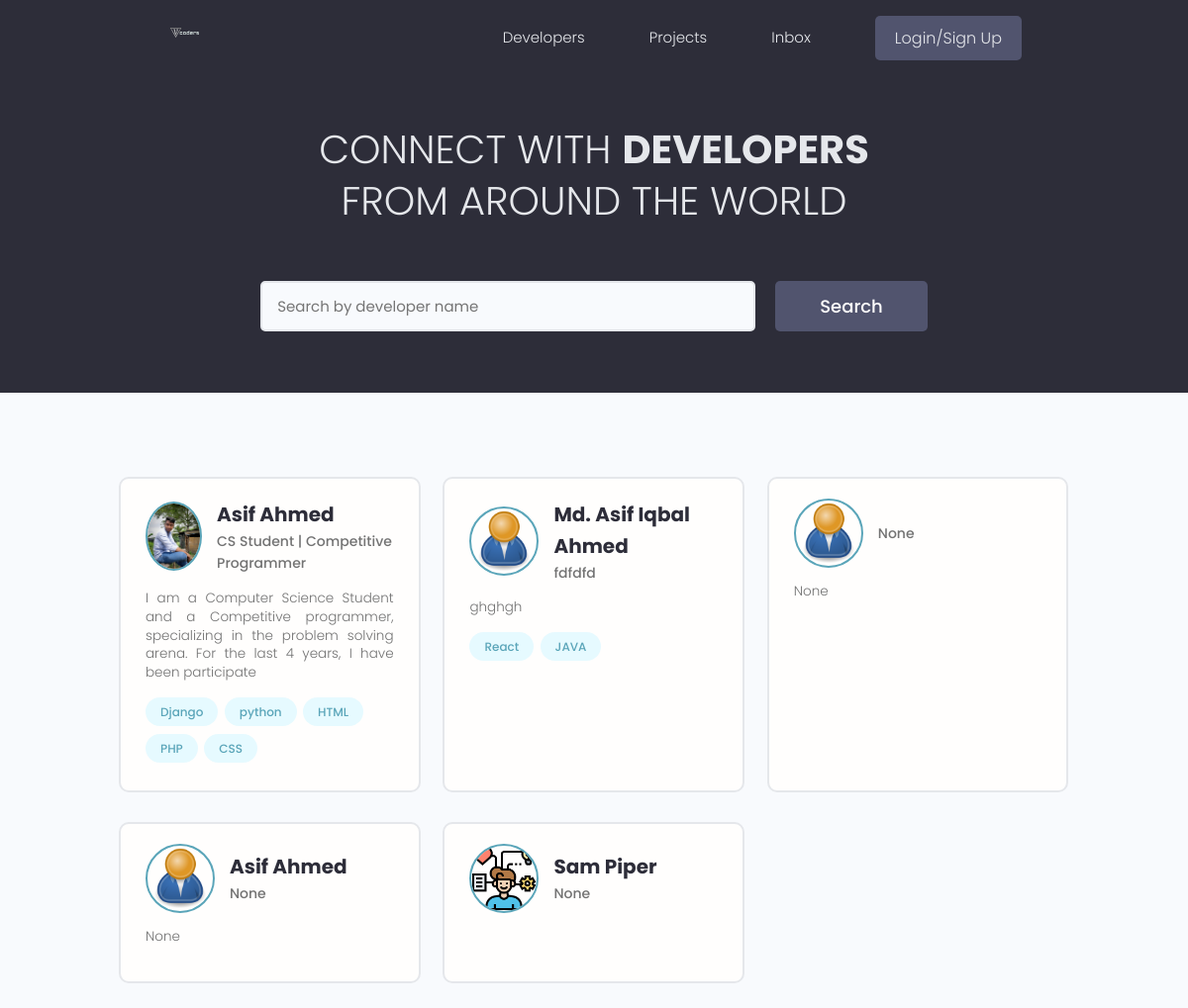
Before: / with the older database file.
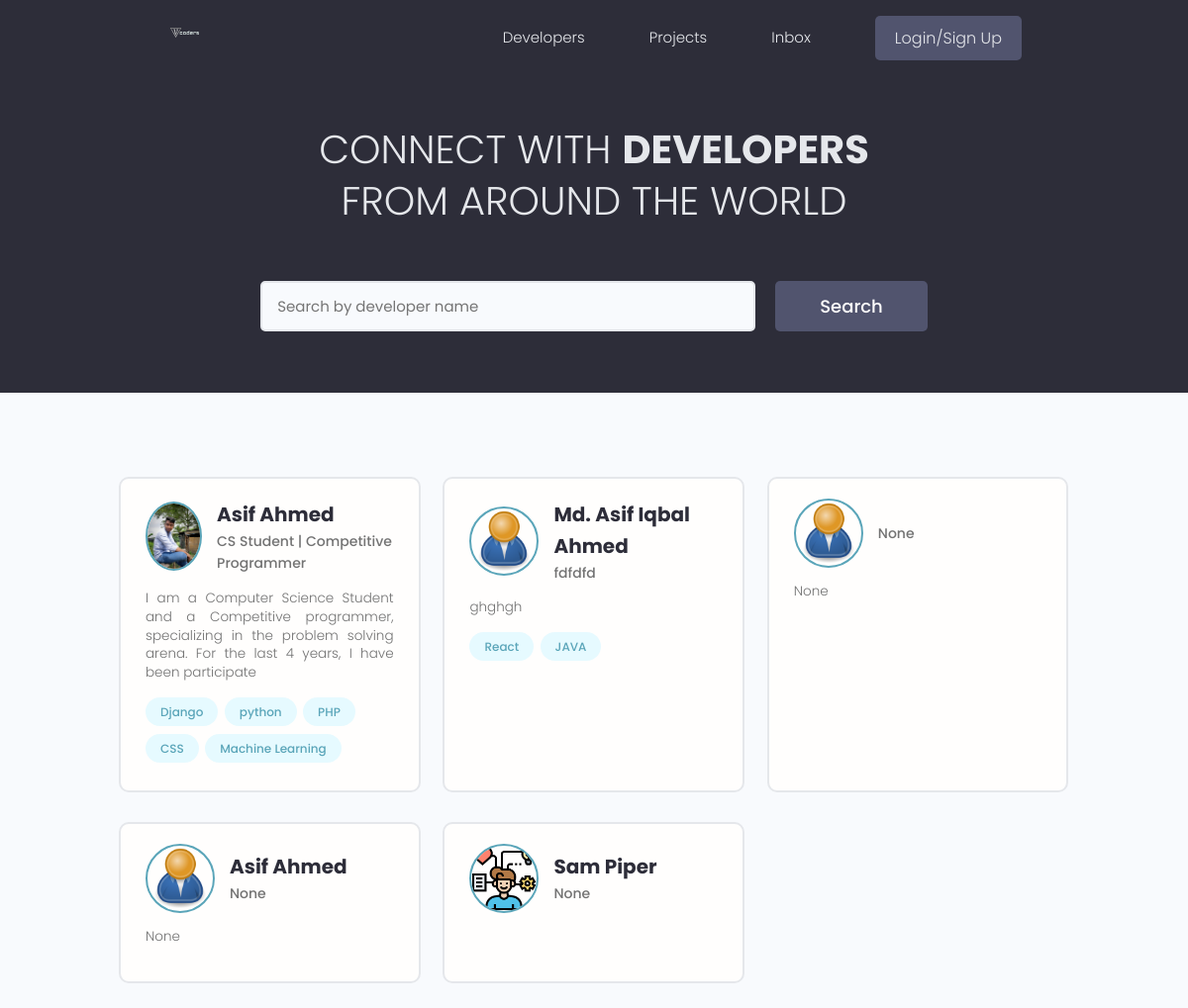
After: the same page with the newer database file.
### users/models.py (models this page shows, shortened)
class Profile(models.Model):
    user = models.OneToOneField(User, on_delete=models.CASCADE, null=True, blank=True)
    name = models.CharField(max_length=200, blank=True, null=True)
    email = models.EmailField(max_length=500, blank=True, null=True)
    username = models.CharField(max_length=200, blank=True, null=True)
    location = models.CharField(max_length=200, blank=True, null=True)
    short_intro = models.CharField(max_length=200, blank=True, null=True)
    bio = models.TextField(blank=True, null=True)
    profile_image = models.ImageField(null=True, blank=True, upload_to='profiles/', default="profiles/user-default.png")
    social_github = models.CharField(max_length=200, blank=True, null=True)
    social_twitter = models.CharField(max_length=200, blank=True, null=True)
    social_linkedin = models.CharField(max_length=200, blank=True, null=True)
    social_youtube = models.CharField(max_length=200, blank=True, null=True)
    social_website = models.CharField(max_length=200, blank=True, null=True)
    created = models.DateTimeField(auto_now_add=True)
    id = models.UUIDField(default=uuid.uuid4, unique=True, primary_key=True, editable=False)

class Skill(models.Model):
    owner = models.ForeignKey(Profile, on_delete=models.CASCADE, null=True, blank=True)
    name = models.CharField(max_length=200, blank=True, null=True)
    description = models.TextField(null=True, blank=True)
    created = models.DateTimeField(auto_now_add=True)
    id = models.UUIDField(default=uuid.uuid4, unique=True, primary_key=True, editable=False)
    def __str__(self):
        return str(self.name)

### users/views.py (the view)
# urls.py: path('', views.profiles, name="profiles"),
def profiles(request):
    profiles = Profile.objects.all()
    context = {'profiles': profiles}
    return render(request, 'users/profiles.html', context)

### users/templates/users/profiles.html (shortened to what this page needs)
{% extends 'main.html' %}
{% block content %}
  <main class="home">
    <section class="hero-section text-center">
      <div class="container container--narrow">
        <div class="hero-section__box">
          <h2>CONNECT WITH <span>DEVELOPERS</span></h2>
          <h2>FROM AROUND THE WORLD</h2>
        </div>
        <div class="hero-section__search">
          <form class="form" action="#" method="get">
            <div class="form__field">
              <input class="input input--text" id="formInput#search" type="text" name="text"
                placeholder="Search by developer name" />
            </div>
            <input class="btn btn--sub btn--lg" type="submit" value="Search" />
          </form>
        </div>
      </div>
    </section>
    <section class="devlist">
      <div class="container">
        <div class="grid grid--three">
          {% for profile in profiles %}
          <div class="column card">
            <div class="dev">
              <a href="{% url 'user-profile' profile.id %}" class="card__body">
                <div class="dev__profile">
                  <img class="avatar avatar--md" src="{{ profile.profile_image.url }}" alt="image" />
                  <div class="dev__meta">
                    <h3>{{ profile.name }}</h3>
                    <h5>{{ profile.short_intro|slice:"60" }}</h5>
                  </div>
                </div>
                <p class="dev__info">{{ profile.bio|slice:"150" }}</p>
                <div class="dev__skills">
                  {% for skill in profile.skill_set.all|slice:"5" %}
                  <span class="tag tag--pill tag--main">
                    <small>{{skill}}</small>
                  </span>
                  {% endfor %}
                </div>
              </a>
            </div>
          </div>
          {% endfor %}
        </div>
      </div>
    </section>
  </main>
{% endblock content %}

Changed rows visible on the page:
removed Skill: name "HTML", shown under Profile "CS Student | Competitive Programmer"
computed for Profile "CS Student | Competitive Programmer": gains Skill (name "Machine Learning")
